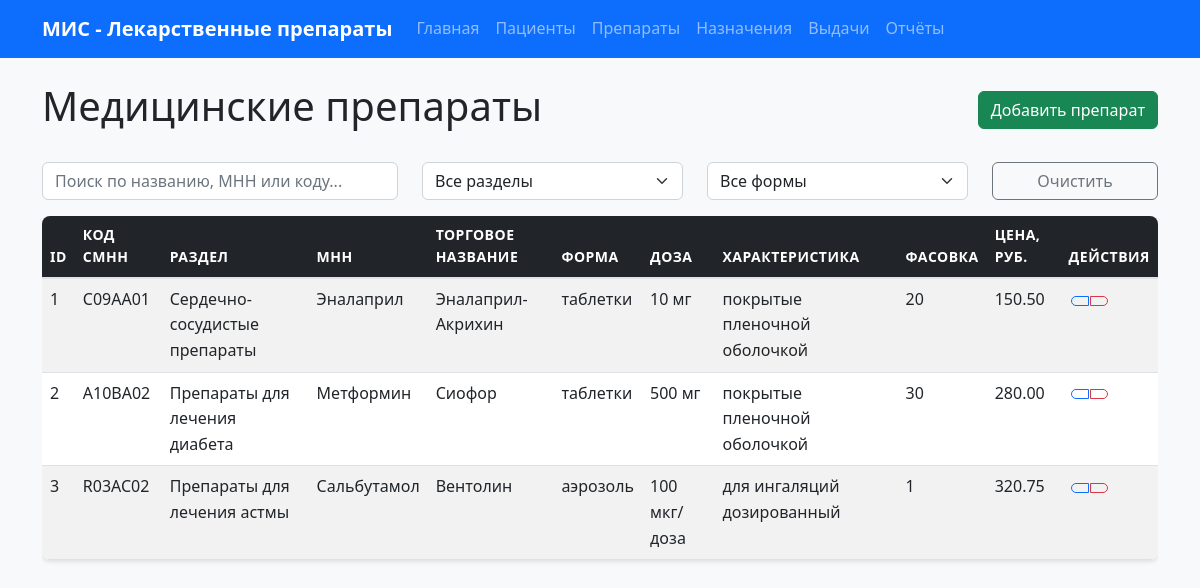
The page /medicines on the database its author committed.
### tables this page shows
CREATE TABLE medicines (
            medicine_id INTEGER PRIMARY KEY AUTOINCREMENT,
            smmn_node_code TEXT NOT NULL,
            section TEXT NOT NULL,
            standardized_mnn TEXT NOT NULL,
            trade_name_vk TEXT NOT NULL,
            standardized_dosage_form TEXT NOT NULL,
            standardized_dosage TEXT NOT NULL,
            characteristic TEXT,
            packaging INTEGER NOT NULL,
            price REAL NOT NULL,
            created_at TIMESTAMP DEFAULT CURRENT_TIMESTAMP,
            updated_at TIMESTAMP DEFAULT CURRENT_TIMESTAMP
        );

### routes.py (the view)
    @app.route("/medicines")
    def medicines():
        medicines = Medicine.get_all()
        return render_template("medicines.html", medicines=medicines)

### database.py (called while the page is built)
def get_db():
    if 'db' not in g:
        g.db = sqlite3.connect(current_app.config['DATABASE_PATH'])
        g.db.row_factory = sqlite3.Row
    return g.db

def execute_query(query, params=None):
    db = get_db()
    if params:
        cursor = db.execute(query, params)
    else:
        cursor = db.execute(query)
    return cursor

def fetch_all(query, params=None):
    cursor = execute_query(query, params)
    return cursor.fetchall()

### models.py (called while the page is built)
    @staticmethod
    def get_all():
        query = "SELECT * FROM medicines"
        rows = fetch_all(query)
        return [Medicine(medicine_id=row["medicine_id"], smmn_node_code=row["smmn_node_code"], section=row["section"], standardized_mnn=row["standardized_mnn"], trade_name_vk=row["trade_name_vk"], standardized_dosage_form=row["standardized_dosage_form"], standardized_dosage=row["standardized_dosage"], characteristic=row["characteristic"], packaging=row["packaging"], price=row["price"]) for row in rows]

### templates/medicines.html (shortened to what this page needs)
{% extends "base.html" %}
{% block content %}
<div class="d-flex justify-content-between align-items-center mb-4">
    <h1>Медицинские препараты</h1>
    <a href="{{ url_for('add_medicine') }}" class="btn btn-success">
         Добавить препарат
    </a>
</div>
<div class="row mb-3">
    <div class="col-md-4">
        <input type="text" class="form-control" id="searchInput" placeholder="Поиск по названию, МНН или коду...">
    </div>
    <div class="col-md-3">
        <select class="form-select" id="sectionFilter">
            <option value="">Все разделы</option>
        </select>
    </div>
    <div class="col-md-3">
        <select class="form-select" id="formFilter">
            <option value="">Все формы</option>
        </select>
    </div>
    <div class="col-md-2">
        <button class="btn btn-outline-secondary w-100" onclick="clearFilters()">
             Очистить
        </button>
    </div>
</div>
<div class="table-responsive">
    <table class="table table-striped table-hover" id="medicinesTable">
        <thead class="table-dark">
            <tr>
                <th>ID</th>
                <th>Код СМНН</th>
                <th>Раздел</th>
                <th>МНН</th>
                <th>Торговое название</th>
                <th>Форма</th>
                <th>Доза</th>
                <th>Характеристика</th>
                <th>Фасовка</th>
                <th>Цена, руб.</th>
                <th>Действия</th>
            </tr>
        </thead>
        <tbody>
            {% for medicine in medicines %}
            <tr>
                <td>{{ medicine.medicine_id }}</td>
                <td>{{ medicine.smmn_node_code }}</td>
                <td>{{ medicine.section }}</td>
                <td>{{ medicine.standardized_mnn }}</td>
                <td>{{ medicine.trade_name_vk }}</td>
                <td>{{ medicine.standardized_dosage_form }}</td>
                <td>{{ medicine.standardized_dosage }}</td>
                <td>{{ medicine.characteristic or '-' }}</td>
                <td>{{ medicine.packaging }}</td>
                <td>{{ "%.2f"|format(medicine.price) }}</td>
                <td>
                    <div class="btn-group" role="group">
                        <a href="{{ url_for('edit_medicine', medicine_id=medicine.medicine_id) }}"
                           class="btn btn-sm btn-outline-primary" title="Редактировать">
                        </a>
                        <button type="button" class="btn btn-sm btn-outline-danger"
                                onclick="confirmDelete({{ medicine.medicine_id }}, '{{ medicine.standardized_mnn }}')" title="Удалить">
                        </button>
                    </div>
                </td>
            </tr>
            {% endfor %}
        </tbody>
    </table>
</div>
{% endblock %}

### static/css/style.css (style rules this page uses)
:root { --primary-color: #0d6efd; --secondary-color: #6c757d; --success-color: #198754; --danger-color: #dc3545; --warning-color: #ffc107; --info-color: #0dcaf0; --light-color: #f8f9fa; --dark-color: #212529; }
body { font-family: 'Segoe UI', Tahoma, Geneva, Verdana, sans-serif; background-color: #f8f9fa; line-height: 1.6; }
.table { background-color: white; border-radius: 8px; overflow: hidden; box-shadow: 0 2px 4px rgba(0,0,0,0.1); }
.table thead th { border-bottom: 2px solid #dee2e6; font-weight: 600; text-transform: uppercase; font-size: 0.875rem; letter-spacing: 0.5px; }
.btn { border-radius: 6px; font-weight: 500; transition: all 0.2s ease; }
.btn-group .btn { margin: 0 2px; }
.form-control, .form-select { border-radius: 6px; border: 1px solid #ced4da; transition: border-color 0.15s ease-in-out, box-shadow 0.15s ease-in-out; }

### rows shown on the page
medicines: medicine_id "1", smmn_node_code "C09AA01", section "Сердечно-сосудистые препараты", standardized_mnn "Эналаприл", trade_name_vk "Эналаприл-Акрихин", standardized_dosage_form "таблетки", standardized_dosage "10 мг", characteristic "покрытые пленочной оболочкой", packaging "20", price "150.50"
medicines: medicine_id "2", smmn_node_code "A10BA02", section "Препараты для лечения диабета", standardized_mnn "Метформин", trade_name_vk "Сиофор", standardized_dosage_form "таблетки", standardized_dosage "500 мг", characteristic "покрытые пленочной оболочкой", packaging "30", price "280.00"
medicines: medicine_id "3", smmn_node_code "R03AC02", section "Препараты для лечения астмы", standardized_mnn "Сальбутамол", trade_name_vk "Вентолин", standardized_dosage_form "аэрозоль", standardized_dosage "100 мкг/доза", characteristic "для ингаляций дозированный", packaging "1", price "320.75"
